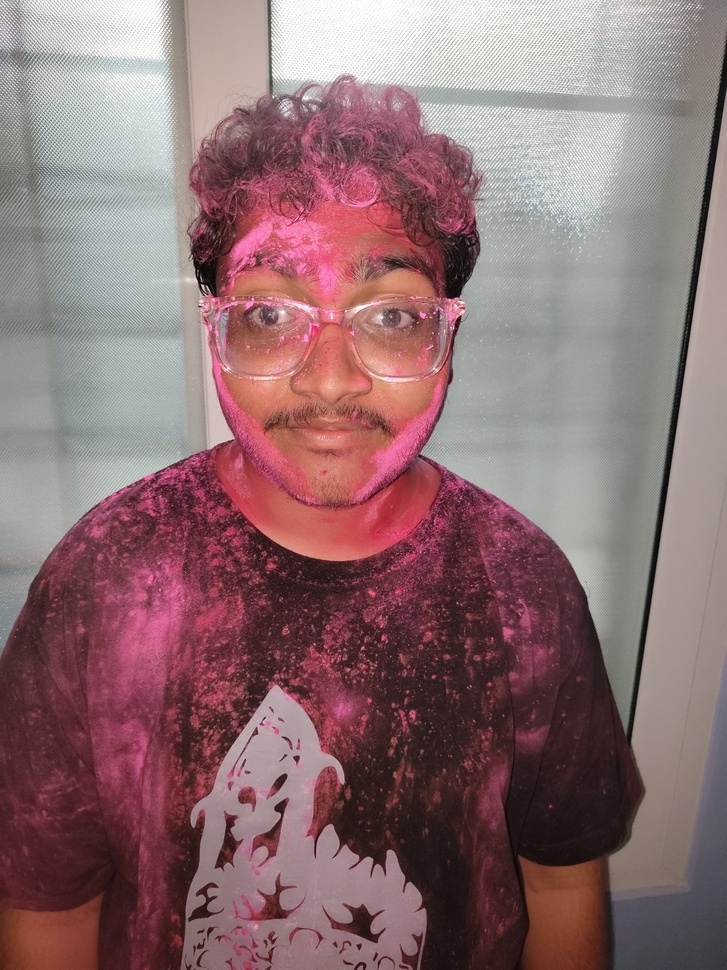
#> input picture Feautre Detection/23.jpg, 727 x 970 px, shrunk from 3072 x 4096 before the run
$ jupyter execute harris_corners.ipynb
#> lines starting #> are read from the running program, lines starting #| are printed output that depends on the picture; after the words box and inside, x2 and y2 are one past the last pixel; in counts of white or black regions, pixels touching at a corner belong together
[cell 1]
import cv2
import matplotlib.pyplot as plt

# Load the image
image = cv2.imread('23.jpg')
#> image is the input picture: shape (970, 727, 3); mean B, G, R 113.1, 110.5, 140.8
gray_image = cv2.cvtColor(image, cv2.COLOR_BGR2GRAY)
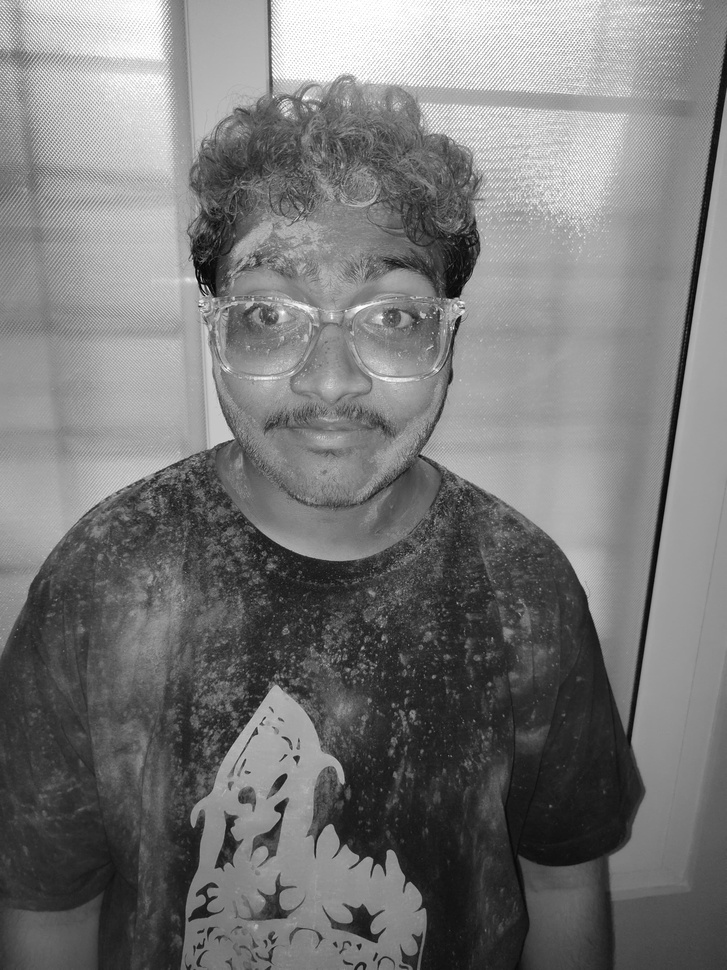
#> gray_image: shape (970, 727); min 2, max 255, mean 119.9

# Detect corners using Harris Corner Detection
corners = cv2.cornerHarris(gray_image, 2, 3, 0.04)

# Threshold to obtain the corners
threshold = 0.01 * corners.max()
#> threshold = 0.000235
corner_image = image.copy()
corner_image[corners > threshold] = [0, 0, 255]  # Red color for corners
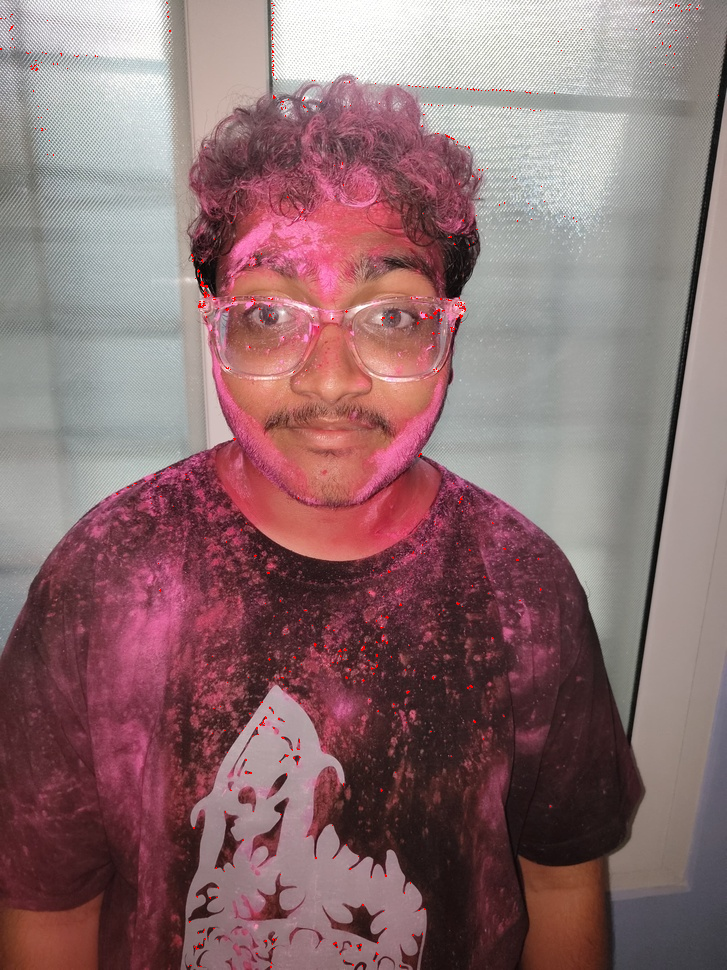
#> corner_image: shape (970, 727, 3); 0.21% of pixels changed, all inside (x1, y1, x2, y2) = (0, 2, 719, 968)

# Display the image with corners
plt.figure(figsize=(8, 6))
plt.imshow(cv2.cvtColor(corner_image, cv2.COLOR_BGR2RGB))
plt.title('Harris Corner Detection')
plt.axis('off')
plt.show()

[cell 2]
import cv2
import numpy as np
import matplotlib.pyplot as plt

# Load the two images
image1 = cv2.imread('23.jpg')
image2 = cv2.imread('23.jpg')


# Convert images to grayscale
gray_image1 = cv2.cvtColor(image1, cv2.COLOR_BGR2GRAY)
gray_image2 = cv2.cvtColor(image2, cv2.COLOR_BGR2GRAY)

# Perform Harris corner detection on both images
harris_corners1 = cv2.cornerHarris(gray_image1, 2, 3, 0.04)
harris_corners2 = cv2.cornerHarris(gray_image2, 2, 3, 0.04)

# Threshold for an optimal value, it may vary depending on the image.
threshold = 0.01 * harris_corners1.max()

# Find keypoints in the images
keypoints1 = np.argwhere(harris_corners1 > threshold).astype(np.float32)
#> keypoints1 = 1516 pairs, first value 2 to 967, second value 0 to 718
keypoints2 = np.argwhere(harris_corners2 > threshold).astype(np.float32)
#> keypoints2 has the same summary as keypoints1

# Initialize a Brute Force Matcher
bf = cv2.BFMatcher()

# Compute descriptors for keypoints
orb = cv2.ORB_create()
_, descriptors1 = orb.compute(gray_image1, [cv2.KeyPoint(x[1], x[0], 3) for x in keypoints1])
_, descriptors2 = orb.compute(gray_image2, [cv2.KeyPoint(x[1], x[0], 3) for x in keypoints2])

# Match descriptors of the two images
matches = bf.knnMatch(descriptors1, descriptors2, k=2)
#> matches = 1323 matches

# Apply ratio test to obtain good matches
good_matches = []
for m, n in matches:
    if m.distance < 0.75 * n.distance:
        good_matches.append(m)
#> after the loop, good_matches = 1323 matches

# Draw matches
matched_image = cv2.drawMatches(image1, [cv2.KeyPoint(x[1], x[0], 3) for x in keypoints1],
                                 image2, [cv2.KeyPoint(x[1], x[0], 3) for x in keypoints2],
                                 [cv2.DMatch(i, i, 0) for i in range(len(good_matches))], None,
                                 flags=cv2.DrawMatchesFlags_NOT_DRAW_SINGLE_POINTS)

# Convert the image to RGB (OpenCV uses BGR by default)
matched_image_rgb = cv2.cvtColor(matched_image, cv2.COLOR_BGR2RGB)

# Display the matched image
plt.figure(figsize=(12, 8))
plt.imshow(matched_image_rgb)
plt.title(f'Number of Good Matches: {len(good_matches)}')
plt.axis('off')
plt.show()

[cell 3]
import cv2
import numpy as np
import matplotlib.pyplot as plt

# Load the two images
image1 = cv2.imread('36.jpg')
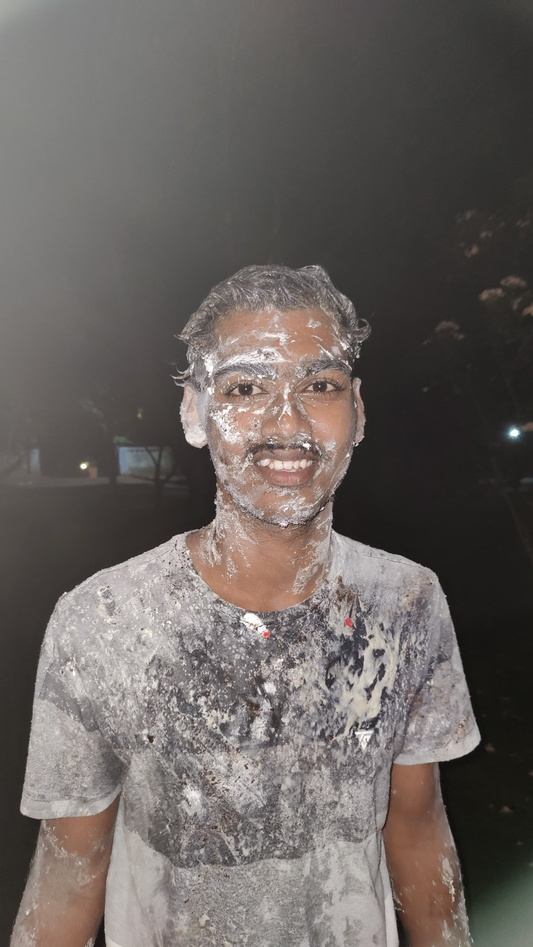
#> input picture Feautre Detection/36.jpg, 533 x 947 px, shrunk from 2250 x 4000 before the run
#> image1 is the input picture: shape (947, 533, 3); mean B, G, R 96.1, 99.4, 105.8
image2 = cv2.imread('50.jpg')
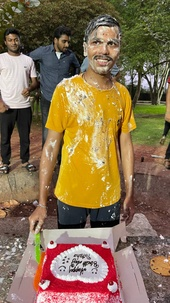
#> input picture Feautre Detection/50.jpg, 170 x 303 px, shrunk from 720 x 1280 before the run
#> image2 is the input picture: shape (303, 170, 3); mean B, G, R 79.2, 110.7, 134.5


# Convert images to grayscale
gray_image1 = cv2.cvtColor(image1, cv2.COLOR_BGR2GRAY)
gray_image2 = cv2.cvtColor(image2, cv2.COLOR_BGR2GRAY)

# Perform Harris corner detection on both images
harris_corners1 = cv2.cornerHarris(gray_image1, 2, 3, 0.04)
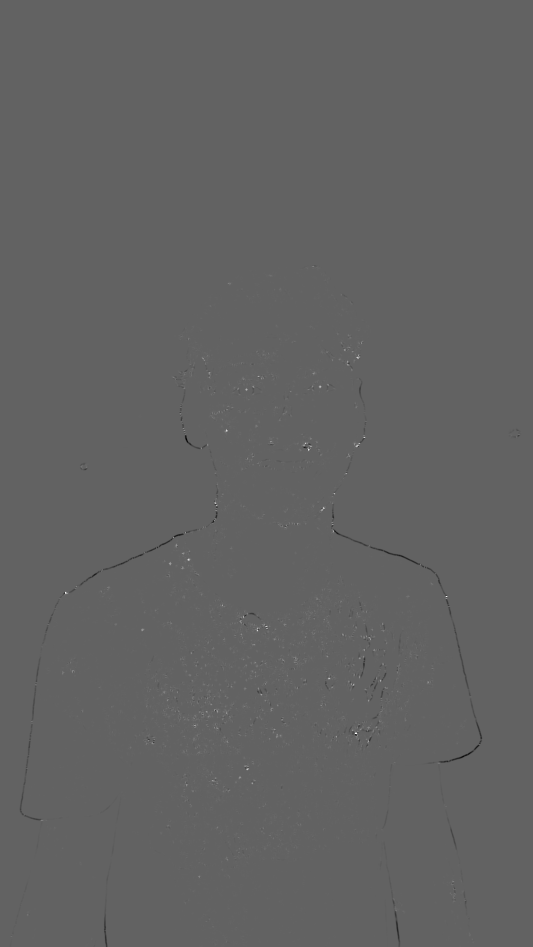
#> harris_corners1: shape (947, 533) float32; min -0.00516, max 0.00817, mean 1.85e-06; drawn with min black and max white
harris_corners2 = cv2.cornerHarris(gray_image2, 2, 3, 0.04)

# Threshold for an optimal value, it may vary depending on the image.
threshold = 0.01 * harris_corners1.max()
#> threshold = 8.17e-05

# Find keypoints in the images
keypoints1 = np.argwhere(harris_corners1 > threshold).astype(np.float32)
#> keypoints1 = 11966 pairs, first value 266 to 946, second value 10 to 519
keypoints2 = np.argwhere(harris_corners2 > threshold).astype(np.float32)
#> keypoints2 = 4644 pairs, first value 0 to 302, second value 0 to 169

# Initialize a Brute Force Matcher
bf = cv2.BFMatcher()

# Compute descriptors for keypoints
orb = cv2.ORB_create()
_, descriptors1 = orb.compute(gray_image1, [cv2.KeyPoint(x[1], x[0], 3) for x in keypoints1])
_, descriptors2 = orb.compute(gray_image2, [cv2.KeyPoint(x[1], x[0], 3) for x in keypoints2])

# Match descriptors of the two images
matches = bf.knnMatch(descriptors1, descriptors2, k=2)
#> matches = 11873 matches

# Apply ratio test to obtain good matches
good_matches = []
for m, n in matches:
    if m.distance < 0.75 * n.distance:
        good_matches.append(m)
#> after the loop, good_matches = 23 matches

# Draw matches
matched_image = cv2.drawMatches(image1, [cv2.KeyPoint(x[1], x[0], 3) for x in keypoints1],
                                 image2, [cv2.KeyPoint(x[1], x[0], 3) for x in keypoints2],
                                 [cv2.DMatch(i, i, 0) for i in range(len(good_matches))], None,
                                 flags=cv2.DrawMatchesFlags_NOT_DRAW_SINGLE_POINTS)
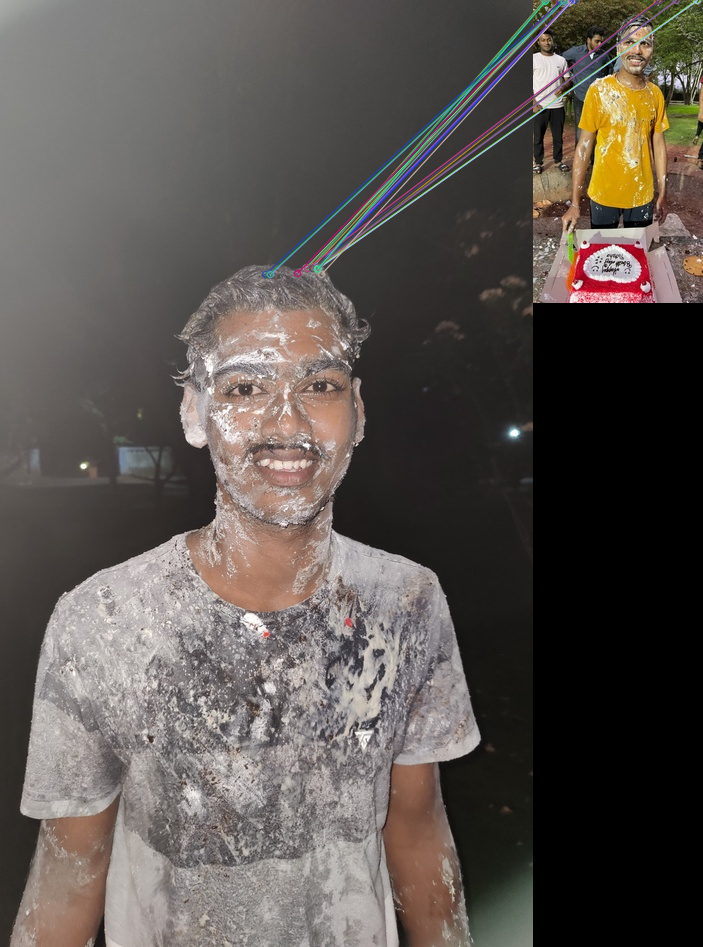
#> matched_image: shape (947, 703, 3); mean B, G, R 80, 84.6, 91.2

# Convert the image to RGB (OpenCV uses BGR by default)
matched_image_rgb = cv2.cvtColor(matched_image, cv2.COLOR_BGR2RGB)
#> matched_image_rgb: shape (947, 703, 3)

# Display the matched image
plt.figure(figsize=(12, 8))
plt.imshow(matched_image_rgb)
plt.title(f'Number of Good Matches: {len(good_matches)}')
plt.axis('off')
plt.show()

[cell 4]
import cv2
import numpy as np
import matplotlib.pyplot as plt

# Load the two images
image1 = cv2.imread('24.jpg')
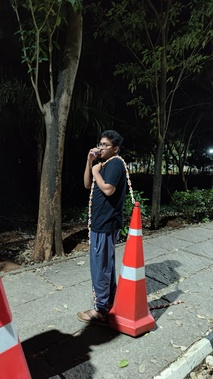
#> input picture Feautre Detection/24.jpg, 213 x 379 px, shrunk from 900 x 1600 before the run
#> image1 is the input picture: shape (379, 213, 3); mean B, G, R 58.9, 63.6, 66.7
image2 = cv2.imread('25.jpg')
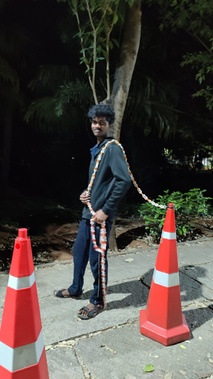
#> input picture Feautre Detection/25.jpg, 213 x 379 px, shrunk from 900 x 1600 before the run
#> image2 is the input picture: shape (379, 213, 3); mean B, G, R 63.4, 67.3, 75.4


# Convert images to grayscale
gray_image1 = cv2.cvtColor(image1, cv2.COLOR_BGR2GRAY)
#> gray_image1: shape (379, 213)
gray_image2 = cv2.cvtColor(image2, cv2.COLOR_BGR2GRAY)
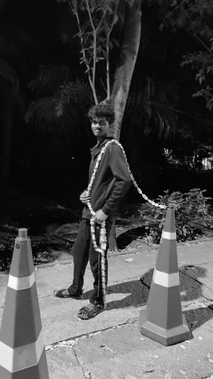
#> gray_image2: shape (379, 213); min 0, max 254, mean 69.3

# Perform Harris corner detection on both images
harris_corners1 = cv2.cornerHarris(gray_image1, 2, 3, 0.04)
#> harris_corners1: shape (379, 213) float32
harris_corners2 = cv2.cornerHarris(gray_image2, 2, 3, 0.04)
#> harris_corners2: shape (379, 213) float32

# Threshold for an optimal value, it may vary depending on the image.
threshold = 0.01 * harris_corners1.max()
#> threshold = 0.0002

# Find keypoints in the images
keypoints1 = np.argwhere(harris_corners1 > threshold).astype(np.float32)
#> keypoints1 = 1906 pairs, first value 0 to 378, second value 4 to 212
keypoints2 = np.argwhere(harris_corners2 > threshold).astype(np.float32)
#> keypoints2 = 2117 pairs, first value 8 to 378, second value 0 to 212

# Initialize a Brute Force Matcher
bf = cv2.BFMatcher()

# Compute descriptors for keypoints
orb = cv2.ORB_create()
_, descriptors1 = orb.compute(gray_image1, [cv2.KeyPoint(x[1], x[0], 3) for x in keypoints1])
_, descriptors2 = orb.compute(gray_image2, [cv2.KeyPoint(x[1], x[0], 3) for x in keypoints2])

# Match descriptors of the two images
matches = bf.knnMatch(descriptors1, descriptors2, k=2)
#> matches = 1376 matches

# Apply ratio test to obtain good matches
good_matches = []
for m, n in matches:
    if m.distance < 0.75 * n.distance:
        good_matches.append(m)
#> after the loop, good_matches = 14 matches

# Draw matches
matched_image = cv2.drawMatches(image1, [cv2.KeyPoint(x[1], x[0], 3) for x in keypoints1],
                                 image2, [cv2.KeyPoint(x[1], x[0], 3) for x in keypoints2],
                                 [cv2.DMatch(i, i, 0) for i in range(len(good_matches))], None,
                                 flags=cv2.DrawMatchesFlags_NOT_DRAW_SINGLE_POINTS)
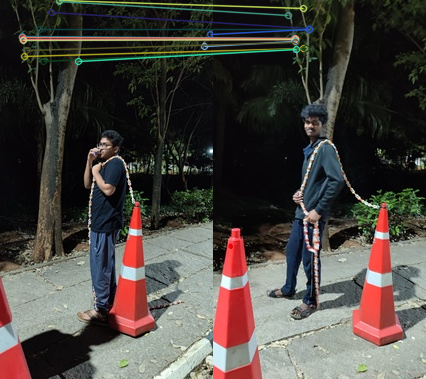
#> matched_image: shape (379, 426, 3); mean B, G, R 63.4, 68.4, 73.4

# Convert the image to RGB (OpenCV uses BGR by default)
matched_image_rgb = cv2.cvtColor(matched_image, cv2.COLOR_BGR2RGB)
#> matched_image_rgb: shape (379, 426, 3)

# Display the matched image
plt.figure(figsize=(12, 8))
plt.imshow(matched_image_rgb)
plt.title(f'Number of Good Matches: {len(good_matches)}')
plt.axis('off')
plt.show()
